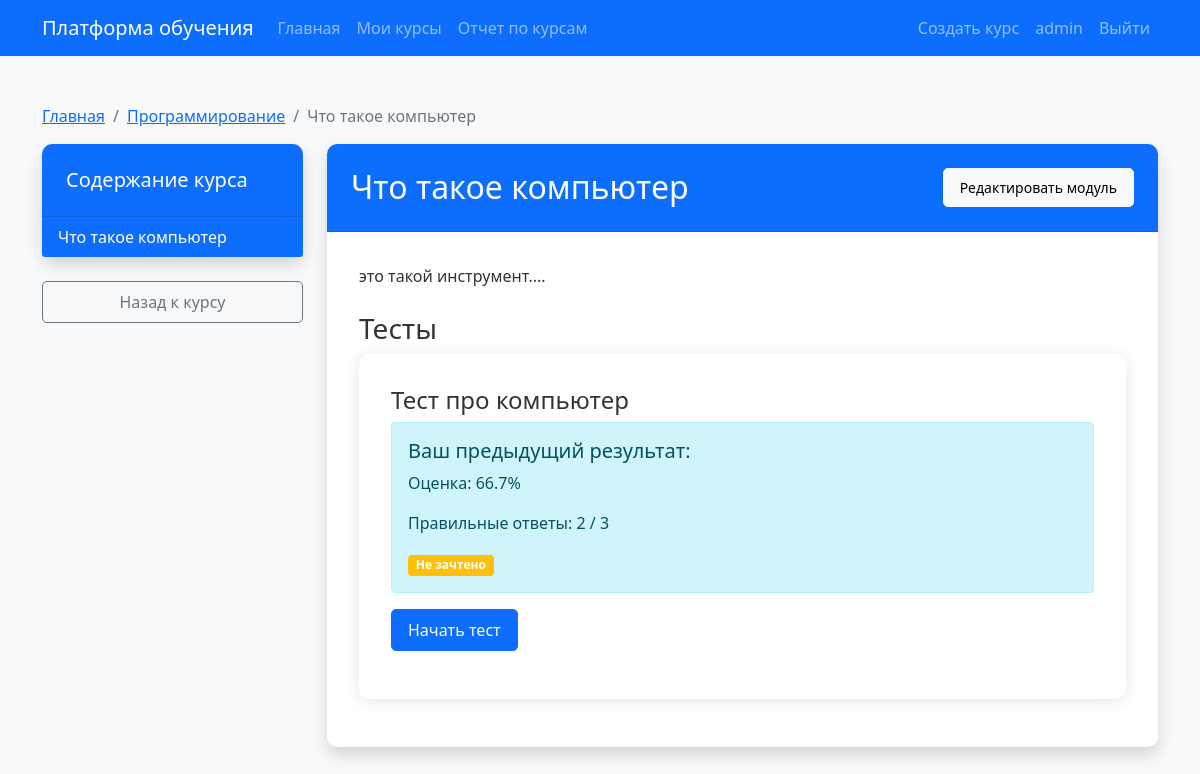
/view_module/1 (signed in), run on the app's committed database.
### app.py (models this page shows, shortened)
class User(UserMixin, db.Model):
    __tablename__ = 'user'
    id = db.Column(db.Integer, primary_key=True)
    username = db.Column(db.String(80), unique=True, nullable=False)
    email = db.Column(db.String(120), unique=True, nullable=False)
    password = db.Column(db.String(120), nullable=False)
    is_instructor = db.Column(db.Boolean, default=False)
    courses_created = db.relationship('Course', backref='author', lazy=True)
    enrolled_courses = db.relationship('Course',
                                   secondary='enrollment',
                                   backref=db.backref('enrolled_users', lazy='dynamic'),
                                   primaryjoin="User.id == Enrollment.user_id",
                                   secondaryjoin="Enrollment.course_id == Course.id",
                                   lazy='dynamic')
    test_results = db.relationship('TestResult', backref='user', lazy=True)
    module_progress = db.relationship('ModuleProgress', backref='user', lazy=True)

class Course(db.Model):
    __tablename__ = 'course'
    id = db.Column(db.Integer, primary_key=True)
    title = db.Column(db.String(100), nullable=False)
    description = db.Column(db.Text, nullable=False)
    created_at = db.Column(db.DateTime, default=datetime.utcnow)
    author_id = db.Column(db.Integer, db.ForeignKey('user.id'), nullable=False)
    modules = db.relationship('Module', backref='course', lazy='dynamic')
    image_path = db.Column(db.String(200))

class Module(db.Model):
    __tablename__ = 'module'
    id = db.Column(db.Integer, primary_key=True)
    title = db.Column(db.String(100), nullable=False)
    content = db.Column(db.Text, nullable=True)
    order = db.Column(db.Integer)
    course_id = db.Column(db.Integer, db.ForeignKey('course.id'), nullable=False)
    tests = db.relationship('Test', backref='module', lazy=True)
    progress = db.relationship('ModuleProgress', backref='module', lazy=True)

class Test(db.Model):
    __tablename__ = 'test'
    id = db.Column(db.Integer, primary_key=True)
    title = db.Column(db.String(100), nullable=False)
    module_id = db.Column(db.Integer, db.ForeignKey('module.id'), nullable=False)
    questions = db.relationship('Question', backref='test', lazy=True)
    results = db.relationship('TestResult', backref='test', lazy=True)
    def get_user_result(self, user_id):
        return TestResult.query.filter_by(test_id=self.id, user_id=user_id).order_by(TestResult.completed_at.desc()).first()

class TestResult(db.Model):
    __tablename__ = 'test_result'
    id = db.Column(db.Integer, primary_key=True)
    user_id = db.Column(db.Integer, db.ForeignKey('user.id'), nullable=False)
    test_id = db.Column(db.Integer, db.ForeignKey('test.id'), nullable=False)
    score = db.Column(db.Float, nullable=False)
    total_questions = db.Column(db.Integer, nullable=False)
    correct_answers = db.Column(db.Integer, nullable=False)
    percentage = db.Column(db.Float, nullable=False)
    completed_at = db.Column(db.DateTime, default=datetime.utcnow)

### app.py (the view, shortened to what this page needs)
@app.route('/view_module/<int:module_id>')
@login_required
def view_module(module_id):
    module = Module.query.get_or_404(module_id)
    course = module.course
    enrollment = None
    if current_user.id == course.author_id:
        is_authorized = True
    else:
        enrollment = Enrollment.query.filter_by(
            user_id=current_user.id,
            course_id=course.id
        ).first()
        is_authorized = enrollment is not None
    if not is_authorized:
        return redirect(url_for('view_course', course_id=course.id))
    if enrollment:
        enrollment.last_accessed = datetime.utcnow()
        db.session.commit()
    progress = ModuleProgress.query.filter_by(
        module_id=module_id,
        user_id=current_user.id
    ).first()
    test_results = {}
    module_tests = Test.query.filter_by(module_id=module_id).all()
    all_tests_passed = True
    for test in module_tests:
        result = test.get_user_result(current_user.id)
        if result:
            test_results[test.id] = result
            if result.score < 70:
                all_tests_passed = False
        else:
            all_tests_passed = False
    if module_tests and all_tests_passed:
        progress.completed = True
        progress.completed_at = datetime.utcnow()
        db.session.commit()
    elif not module_tests:
        progress.completed = True
        progress.completed_at = datetime.utcnow()
        db.session.commit()
    if enrollment:
        enrollment.progress = course.get_progress(current_user.id)
        db.session.commit()
    return render_template('view_module.html',
                         module=module,
                         course=course,
                         enrollment=enrollment,
                         test_results=test_results,
                         current_user=current_user)

### app.py (called while the page is built)
@login_manager.user_loader
def load_user(user_id):
    return User.query.get(int(user_id))

### templates/view_module.html (shortened to what this page needs)
<!DOCTYPE html>
<html lang="en">
<head>
    <link href="https://cdn.jsdelivr.net/npm/bootstrap@5.1.3/dist/css/bootstrap.min.css" rel="stylesheet">
    <link rel="stylesheet" href="{{ url_for('static', filename='css/style.css') }}">
</head>
<body class="bg-light">
    {% include 'navbar.html' %}
    <div class="container mt-5">
        <nav aria-label="breadcrumb">
            <ol class="breadcrumb">
                <li class="breadcrumb-item"><a href="{{ url_for('index') }}">Главная</a></li>
                <li class="breadcrumb-item"><a href="{{ url_for('view_course', course_id=course.id) }}">{{ course.title }}</a></li>
                <li class="breadcrumb-item active" aria-current="page">{{ module.title }}</li>
            </ol>
        </nav>
        <div class="row">
            <div class="col-md-3">
                <div class="card shadow mb-4">
                    <div class="card-header bg-primary text-white">
                        <h5 class="card-title mb-0">Содержание курса</h5>
                    </div>
                    <div class="list-group list-group-flush">
                        {% for m in course.modules %}
                        <a href="{{ url_for('view_module', module_id=m.id) }}"
                           class="list-group-item list-group-item-action {% if m.id == module.id %}active{% endif %}">
                            {{ m.title }}
                        </a>
                        {% endfor %}
                    </div>
                </div>
                <div class="d-grid gap-2">
                    <a href="{{ url_for('view_course', course_id=course.id) }}"
                       class="btn btn-outline-secondary">Назад к курсу</a>
                </div>
            </div>
            <div class="col-md-9">
                <div class="card shadow">
                    <div class="card-header bg-primary text-white d-flex justify-content-between align-items-center">
                        <h2 class="mb-0">{{ module.title }}</h2>
                        {% if current_user.id == course.author_id %}
                        <a href="{{ url_for('edit_module', module_id=module.id) }}"
                           class="btn btn-light btn-sm">Редактировать модуль</a>
                        {% endif %}
                    </div>
                    <div class="card-body">
                        <div class="module-content mb-4">
                            {{ module.content | safe }}
                        </div>
                        {% if module.tests %}
                        <div class="module-tests">
                            <h3>Тесты</h3>
                            {% for test in module.tests %}
                            <div class="card mb-3">
                                <div class="card-body">
                                    <h4 class="card-title">{{ test.title }}</h4>
                                    {% if test.id in test_results %}
                                        {% set result = test_results[test.id] %}
                                        <div class="alert alert-info">
                                            <h5>Ваш предыдущий результат:</h5>
                                            <p>Оценка: {{ "%.1f"|format(result.score) }}%</p>
                                            <p>Правильные ответы: {{ result.correct_answers }} / {{ result.total_questions }}</p>
                                            {% if result.score >= 70 %}
                                                <div class="badge bg-success">Зачтено</div>
                                            {% else %}
                                                <div class="badge bg-warning">Не зачтено</div>
                                            {% endif %}
                                        </div>
                                    {% endif %}
                                    <button class="btn btn-primary mb-3 toggle-test" data-test-id="{{ test.id }}">
                                        Начать тест
                                    </button>
                                </div>
                            </div>
                            {% endfor %}
                        </div>
                        {% endif %}
                    </div>
                </div>
            </div>
        </div>
    </div>
</body>
</html>

### templates/navbar.html (shortened to what this page needs)
<nav class="navbar navbar-expand-lg navbar-dark bg-primary">
    <div class="container">
        <a class="navbar-brand" href="{{ url_for('index') }}">Платформа обучения</a>
        <div class="collapse navbar-collapse" id="navbarNav">
            <ul class="navbar-nav me-auto">
                <li class="nav-item">
                    <a class="nav-link" href="{{ url_for('index') }}">Главная</a>
                </li>
                {% if current_user.is_authenticated %}
                <li class="nav-item">
                    <a class="nav-link" href="{{ url_for('my_courses') }}">Мои курсы</a>
                </li>
                {% if current_user.is_authenticated and current_user.is_instructor %}
                    <li class="nav-item">
                        <a class="nav-link" href="{{ url_for('report_selection') }}">Отчет по курсам</a>
                    </li>
                {% endif %}
                {% endif %}
            </ul>
            <ul class="navbar-nav">
                {% if current_user.is_authenticated %}
                <li class="nav-item">
                    <a class="nav-link" href="{{ url_for('create_course') }}">Создать курс</a>
                </li>
                <li class="nav-item">
                    <span class="nav-link">{{ current_user.username }}</span>
                </li>
                <li class="nav-item">
                    <a class="nav-link" href="{{ url_for('logout') }}">Выйти</a>
                </li>
                {% endif %}
            </ul>
        </div>
    </div>
</nav>

### static/css/style.css (style rules this page uses)
body { background-color: #f8f9fa; color: #333; font-family: 'Segoe UI', Tahoma, Geneva, Verdana, sans-serif; }
.card { border: none; border-radius: 10px; box-shadow: 0 2px 15px rgba(0, 0, 0, 0.1); margin-bottom: 20px; }
.card-header { border-radius: 10px 10px 0 0 !important; padding: 1.5rem; }
.card-body { padding: 2rem; }
.btn { border-radius: 5px; padding: 0.5rem 1rem; font-weight: 500; transition: all 0.2s ease-in-out; }
.btn-primary { background-color: #0d6efd; border-color: #0d6efd; }

### data on the page
User: username "admin"
Course: title "Программирование"
Module: title "Что такое компьютер", content "это такой инструмент...."
Test: title "Тест про компьютер"
TestResult: score "66.7", correct_answers "2", total_questions "3"
